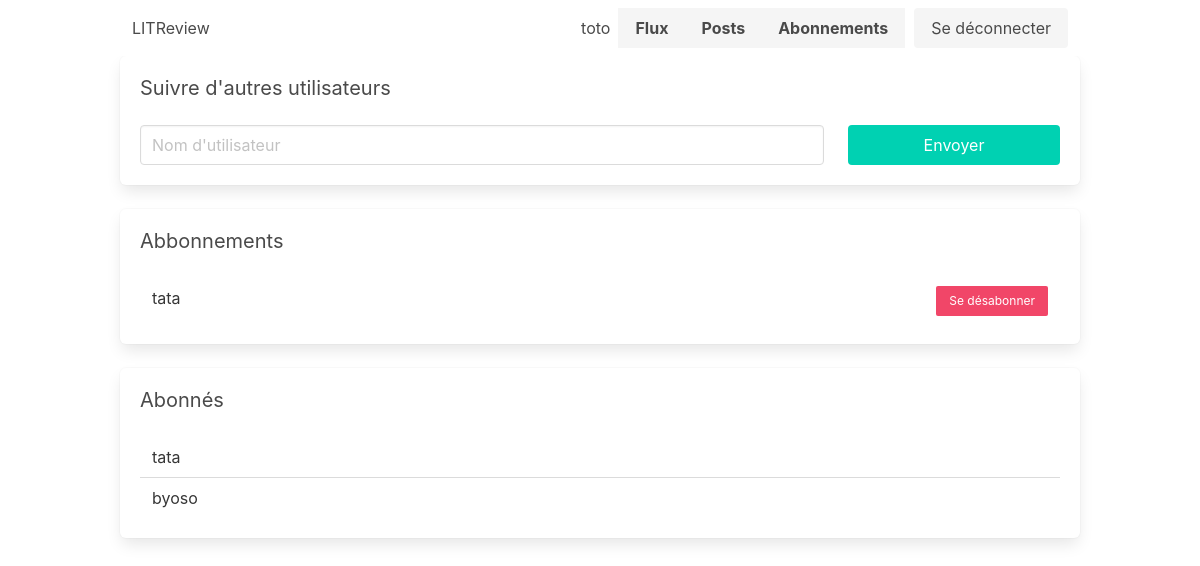
The app's page /blog/subscriptions/ (signed in), older data.
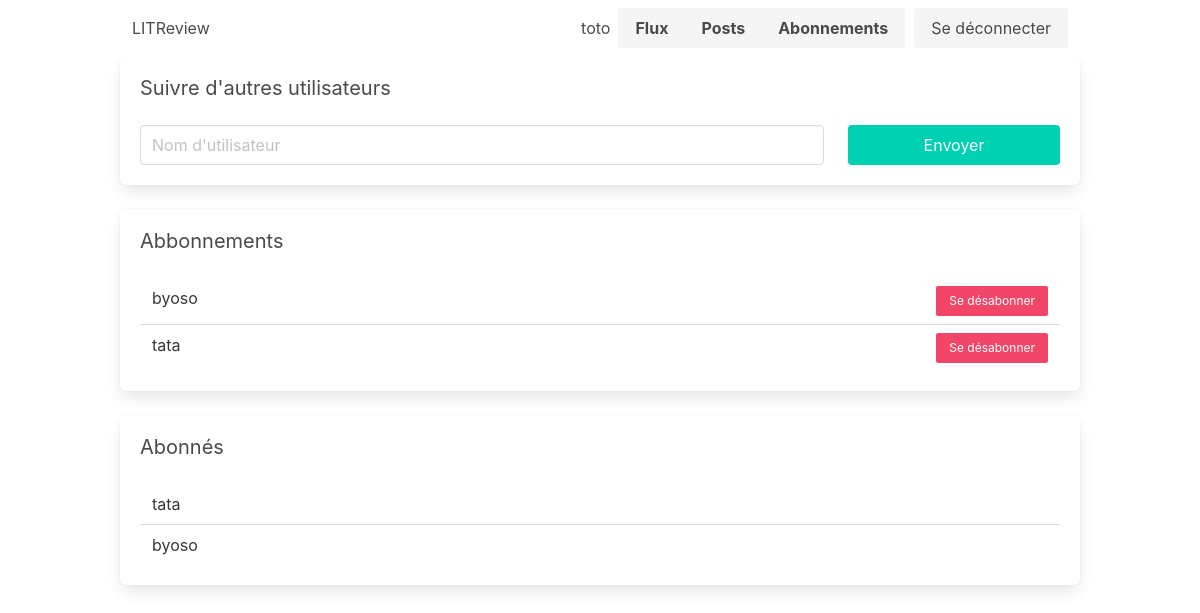
The same page, newer data.
### blog/models.py (models this page shows, shortened)
class UserFollows(models.Model):
    user = models.ForeignKey(
        settings.AUTH_USER_MODEL,
        on_delete=models.CASCADE,
        related_name="follower")
    followed_user = models.ForeignKey(
        settings.AUTH_USER_MODEL,
        on_delete=models.CASCADE,
        related_name="followed")
    class Meta:
        unique_together = ('user', 'followed_user')

### authentication/models.py (models this page shows, shortened)
class User(AbstractUser):
    def get_reviews(self):
        """Get all the reviews from the user"""
        reviews = Review.objects.filter(user=self)
        return reviews

### blog/views.py (the view, shortened to what this page needs)
# urls.py: path('subscriptions/', views.subscriptions, name='subscriptions'),
@login_required
def subscriptions(request):
    followings = UserFollows.objects.filter(user=request.user)
    followers = UserFollows.objects.filter(followed_user=request.user)
    form = SearchForm()
    context = {
        'followings': followings,
        'followers': followers,
        'form': form,
    }
    return render(request, 'blog/subscriptions.html', context)

### blog/forms.py
class SearchForm(forms.Form):
    entry = forms.CharField(
        max_length=150,
        widget=forms.TextInput(
            attrs={
                "class": "input",
                "placeholder": "Nom d'utilisateur",
                },
            ),
        )

### blog/templates/blog/subscriptions.html (shortened to what this page needs)
{% extends '_base.html' %}
{% block content %}
<div class="box">
    <h1 class="subtitle">Suivre d'autres utilisateurs</h1>
    <form action="" method="post">
        <div class="columns">
            <div class="column is-three-quarters">
                {{ form.entry }}
            </div>
            <div class="column">
                <button class="button is-primary is-fullwidth">Envoyer</button>
            </div>
        </div>
    </form>
</div>
<div class="box">
    <h1 class="subtitle">Abbonnements</h1>
    <table class="table is-fullwidth">
        <tbody>
                {% for following in followings %}
                <tr>
                    <td>{{ following.followed_user }}</td>
                    <td><a href="{% url 'unfollow' following.followed_user.id %}" class="button is-danger is-small is-pulled-right">Se désabonner</a></td>
                </tr>
                {% endfor %}
        </tbody>
    </table>
</div>
<div class="box">
    <h1 class="subtitle">Abonnés</h1>
    <table class="table is-fullwidth">
        <tbody>
            {% for follower in followers %}
            <tr>
                <td>{{ follower.user }}</td>
            </tr>
            {% endfor %}
        </tbody>
    </table>
</div>
{% endblock content %}

Row changes from the older to the newer data that the page shows:
added UserFollows: followed_user "byoso", shown under "Abbonnements"
